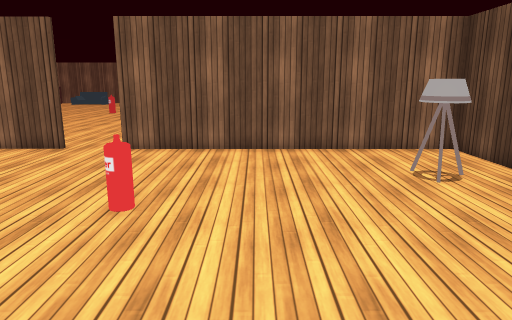
View 1 (above)

16 first-person views from a walk through a 3-D level made in the Unity game engine. The camera is 1.5 m above the floor, tilts 12° down and sees 70° across. Doors are open. The floor is counted in squares, 0.6 m on a side. Each view is taken from the middle of a square. On the plan, view 1 faces up. The plan holds only what a view shows up to about 20 squares ahead; the rest is blank. The place goes on beyond the plan. The player is left out. Some animated figures are not drawn. Some surface patterns are stand-ins.

View 2
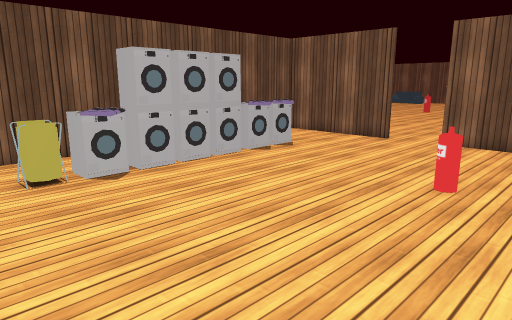

View 3
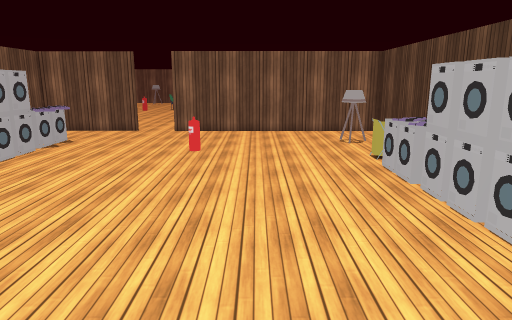

View 4
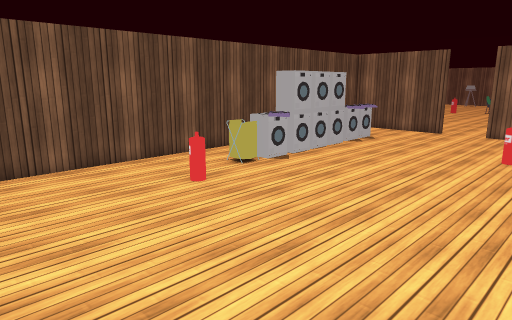

View 5
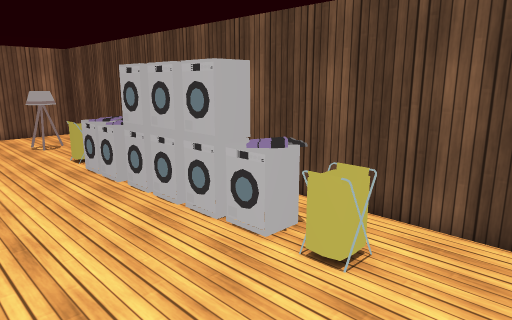

View 6
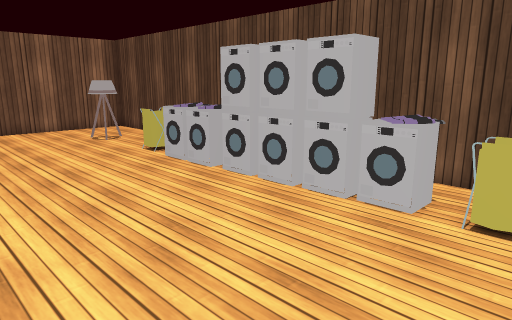

View 7
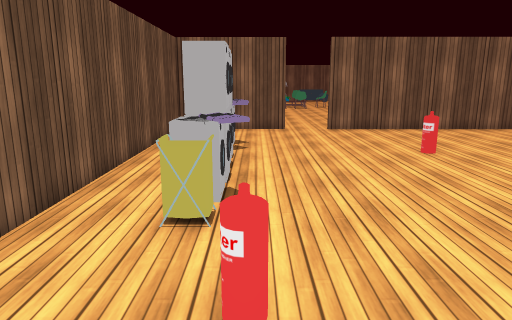

View 8
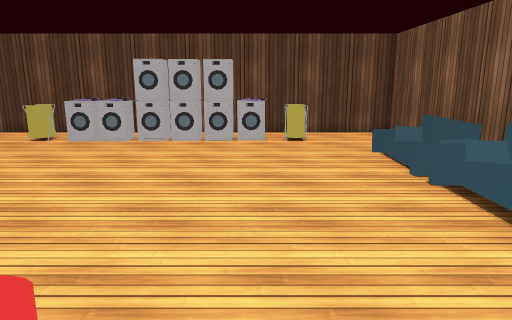

View 9
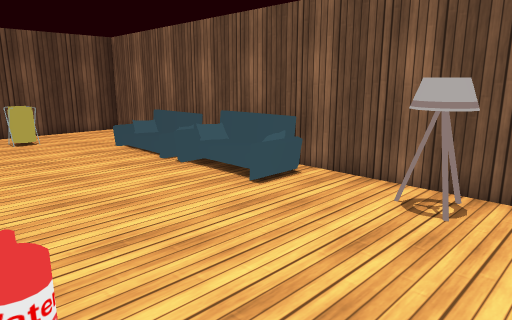

View 10
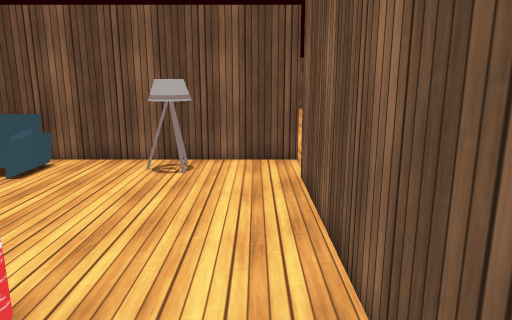

View 11
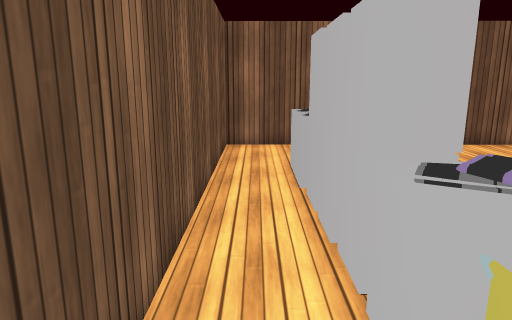

View 12
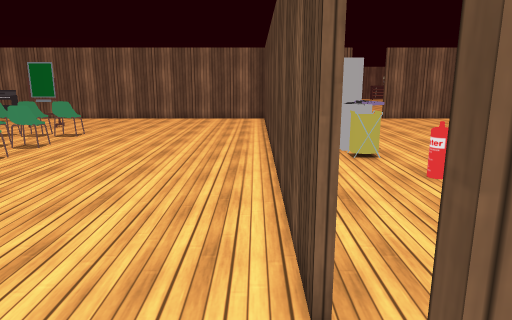

View 13
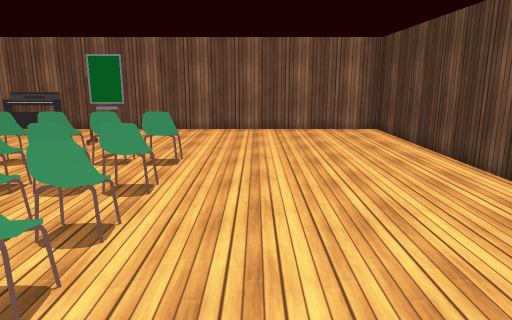

View 14
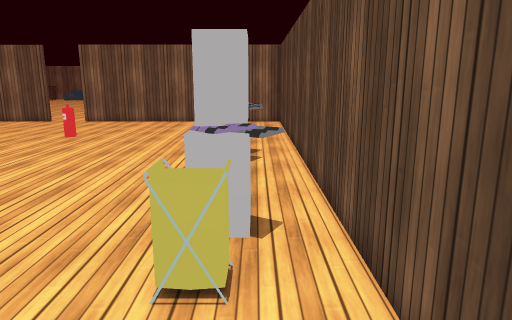

View 15
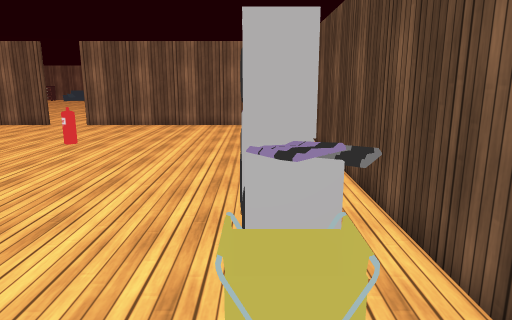

View 16
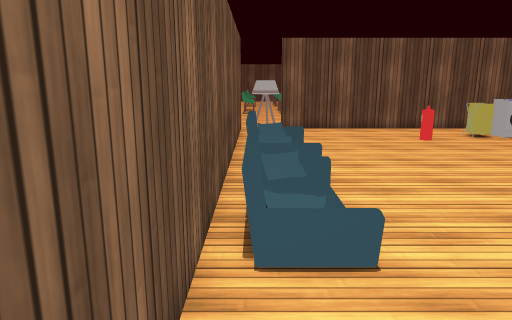

### Floor plan
Points are (right, up) in squares from view 1. A wall is a line through its corners. A room is listed if a view was taken in it or the views show most of it. See-through windows are left out.
Room 1 (views 1, 2, 3, 4, 5, 6, 7, 8, 9, 10, 11, 14, 15, 16)
walls: (-7.4, 13.8) (-13.2, 13.8) (-13.2, -8.6); (-13.5, -10.8) (7.6, -10.8) (7.6, 13.8) (-5.1, 13.8)
low walls: (-9.8, 1) (-9.8, 0.3) (-10.7, -0.1) (-10.7, 1); (-9.8, 0.1) (-10.1, 0.2) (-10.7, 0.2); (-10.7, 0.9) (-10.7, 0.1); (5.6, 5.1) (5.6, 5.8); (5.7, 5.2) (4.8, 5.2) (4.8, 5.9); (4.8, -5.3) (4.8, -6.2); (4.8, -5.4) (5.6, -5.4) (5.6, -6.3) (5.2, -6.1) (4.8, -6.3) (4.8, -5.5); (5.2, -5.5) (5, -5.4) (5.6, -5.1); (5.6, -6.1) (4.8, -6.1); (5.6, -6.2) (5.6, -5.4) (4.9, -5.4)
ways out: open door at (-13, -10) to room 2; open door at (-6.5, 14)
objects: machine (-11, 2) to (-10, 3); machine (-11, 4); machine (-11, 5); machine (-11, 6) to (-10, 7); machine (-11, 8) to (-10, 9); machine (-11, 10) to (-10, 10); lamp (-10, -10) to (-9, -9); machine (-10, 4); machine (-10, 5); fire extinguisher (-9, -3) to (-9, -2); other object (-9, 2); other object (-9, 8); sofa (-6, -10) to (-5, -10); fire extinguisher (-3, 7); sofa (-2, -10); sofa (2, -10); lamp (4, 9) to (5, 10); machine (5, -4) to (6, -3); machine (5, -2); machine (5, -1); machine (5, 0) to (6, 1); machine (5, 2) to (5, 3); machine (5, 4) to (6, 4); machine (6, -2); machine (6, -1); other object (6, 2) to (6, 3)
Room 2 (views 12, 13)
walls: (-13.4, -8.6) (-13.4, 13.8) (-28.5, 13.8); (-25.2, 9.1) (-26.9, 9.1)
ways out: open door at (-13, -10) to room 1
objects: chair (-28, 5) to (-28, 6); chair (-27, 2) to (-26, 3); chair (-27, 5) to (-26, 6); chair (-25, -1) to (-24, -1); chair (-25, 2) to (-24, 2); chair (-25, 5) to (-24, 6); chair (-23, -3); chair (-23, -1); chair (-23, 2); chair (-23, 5) to (-22, 6)

Where each view was taken, in squares from view 1:
view 1: 0 up, 0 right, facing up
view 2: 2 down, 0 right, facing up-left
view 3: 9 down, 0 right, facing up
view 4: 9 down, 0 right, facing up-left
view 5: 9 down, 0 right, facing up-right
view 6: 7 down, 2 left, facing up-right
view 7: 6 down, 9 left, facing up
view 8: 4 down, 11 left, facing right
view 9: 2 down, 12 left, facing down-right
view 10: 1 up, 12 left, facing down
view 11: 1 down, 12 left, facing up
view 12: 12 down, 14 left, facing up
view 13: 6 down, 20 left, facing up
view 14: 10 down, 6 right, facing up
view 15: 8 down, 5 right, facing up
view 16: 10 down, 7 right, facing left
